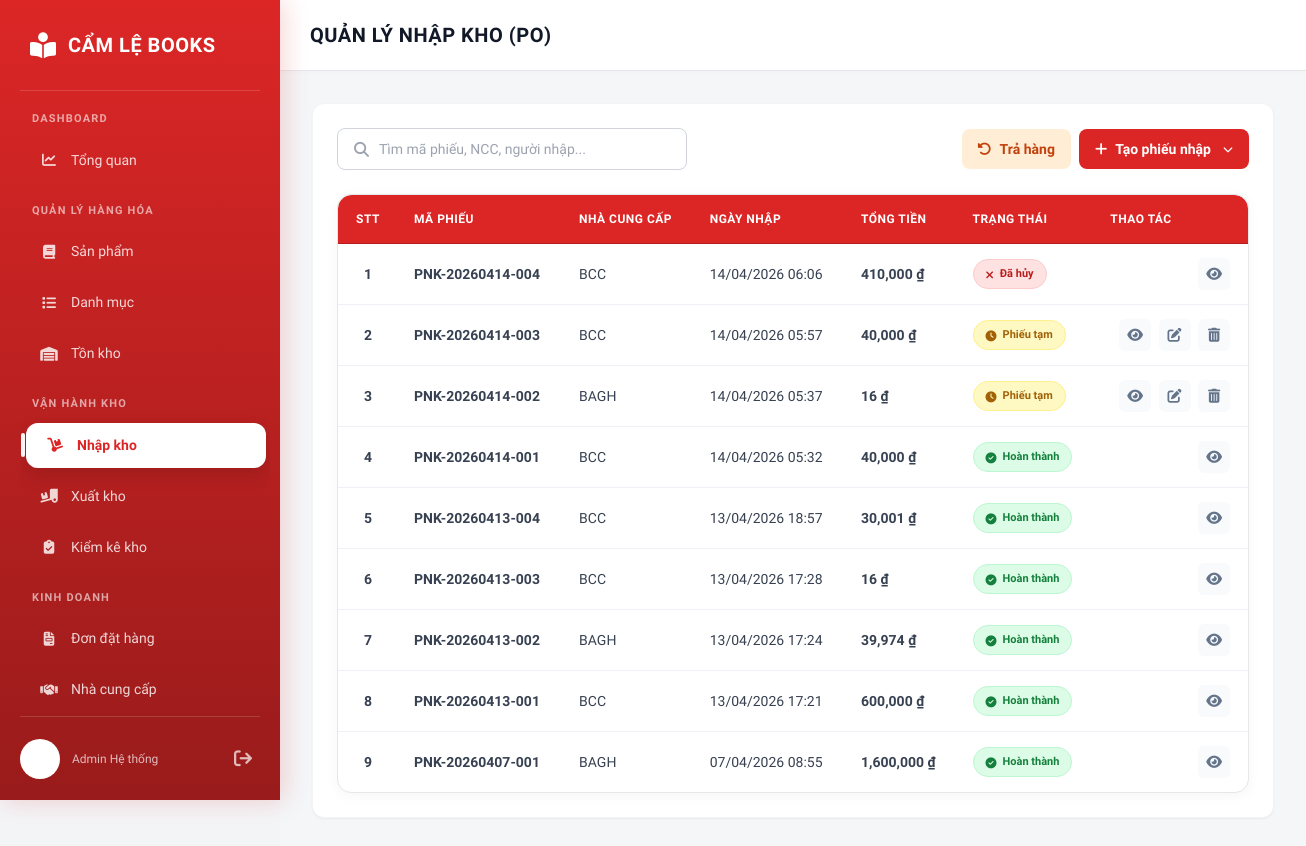
The page /nhapkho/ on the database its author committed.
### inventory/models.py (models this page shows, shortened)
class NhapKho(models.Model):
    maPhieuNhap = models.CharField(max_length=50, primary_key=True)
    nhaCungCap = models.ForeignKey(NhaCungCap, on_delete=models.CASCADE)
    ngayNhap = models.DateTimeField()
    trangthaiNhap = models.IntegerField(default=0, choices=[(0, 'Phiếu tạm'), (1, 'Đã hoàn thành'), (-1, 'Đã hủy')])
    ghichu = models.TextField(null=True, blank=True)
    donDatHang = models.ForeignKey(DonDatHang, on_delete=models.SET_NULL, null=True)
    tongtienNhap = models.DecimalField(max_digits=15, decimal_places=2, validators=[MinValueValidator(0)])
    class Meta:
        constraints = [
            models.CheckConstraint(
                check=Q(trangthaiNhap__gte=-1),
                name='nk_trangthaiNhap_gte_minus_1'
            ),
            models.CheckConstraint(
                check=Q(tongtienNhap__gte=0),
                name='nk_tongtienNhap_gte_0'
            ),
        ]

class NhaCungCap(models.Model):
    maNCC = models.CharField(max_length=50, primary_key=True)
    tenNCC = models.CharField(max_length=255)
    soDienThoai = models.CharField(max_length=15)
    email = models.EmailField()
    diaChi = models.TextField()
    class Meta:
        constraints = [
            models.UniqueConstraint(fields=['soDienThoai'], name='ncc_unique_soDienThoai'),
            models.UniqueConstraint(fields=['email'], name='ncc_unique_email'),
        ]

### inventory/views/stock_views.py (the view, shortened to what this page needs)
# urls.py: path("nhapkho/", nhapkho, name="nhapkho"),
def nhapkho(request):
    inbound_records = NhapKho.objects.select_related('nhaCungCap').prefetch_related('phieunhap_ct_set__sanPham').order_by('-ngayNhap')
    suppliers = NhaCungCap.objects.all()
    products = SanPham.objects.select_related('danhMuc').all()
    pos = DonDatHang.objects.filter(trangThai=2).select_related('nhaCungCap').prefetch_related('dondathang_ct_set__sanPham')
    po_list = []
    return_records = TraHangNCC.objects.select_related('nhaCungCap', 'phieuNhap').all().order_by('-ngayTra')
    return render(request, 'inventory/inventory/stock_in_list.html', {
        'inbound_records': inbound_records,
        'return_records': return_records,
        'suppliers': suppliers,
        'products': products,
        'purchase_orders_json': json.dumps(po_list)
    })

### inventory/templates/inventory/inventory/stock_in_list.html (shortened to what this page needs)
{% load static %}
{% load humanize %}
<!DOCTYPE html>
<html lang="vi">
<head>
    <script src="https://cdn.tailwindcss.com"></script>
    <link rel="stylesheet" href="https://cdnjs.cloudflare.com/ajax/libs/font-awesome/6.4.0/css/all.min.css">
    <link rel="stylesheet" href="{% static 'css/0.0.style.css' %}">
</head>
<body>
  <nav class="sidebar" id="sidebar-container">
    {% include 'partials/sidebar.html' %}
  </nav>
  <main class="main-content">
        <div class="content-header">
            <h1>QUẢN LÝ NHẬP KHO (PO)</h1>
        </div>
        <div class="content-body p-8">
            <div id="importListView" class="view-section active">
                <div class="bg-white rounded-xl shadow-sm border border-gray-100 p-6">
                    <div class="flex flex-nowrap gap-3 items-center justify-between mb-6">
                        <div class="frm-search-box"><i class="fas fa-search"></i><input type="text" id="importSearchInput" placeholder="Tìm mã phiếu, NCC, người nhập..."></div>
                        <div class="flex gap-2">
                            <button onclick="switchView('returnListView')" class="bg-orange-100 hover:bg-orange-200 text-orange-700 px-4 py-2.5 rounded-lg text-sm font-semibold transition-colors flex items-center gap-2">
                                <i class="fa-solid fa-rotate-left"></i> Trả hàng
                            </button>
                            <div class="relative" id="createImportDropdownWrapper">
                                <button onclick="toggleCreateImportDropdown()" class="bg-primary hover:bg-red-700 text-white px-4 py-2.5 rounded-lg text-sm font-semibold transition-colors flex items-center gap-2">
                                    <i class="fa-solid fa-plus"></i> Tạo phiếu nhập <i class="fa-solid fa-chevron-down ml-1 text-[10px]"></i>
                                </button>
                            </div>
                        </div>
                    </div>
                    <div class="table-wrapper">
                        <table class="w-full text-left border-collapse min-w-[900px]">
                            <thead>
                                <tr class="bg-gray-50 border-y border-gray-200">
                                    <th width="60" class="py-4 px-4 font-bold text-sm text-primary uppercase text-center">STT</th>
                                    <th class="py-4 px-4 font-bold text-sm text-primary uppercase">Mã phiếu</th>
                                    <th class="py-4 px-4 font-bold text-sm text-primary uppercase">Nhà cung cấp</th>
                                    <th class="py-4 px-4 font-bold text-sm text-primary uppercase">Ngày nhập</th>
                                    <th class="py-4 px-4 font-bold text-sm text-primary uppercase">Tổng tiền</th>
                                    <th class="py-4 px-4 font-bold text-sm text-primary uppercase">Trạng thái</th>
                                    <th class="py-4 px-4 font-bold text-sm text-primary uppercase text-right">Thao tác</th>
                                </tr>
                            </thead>
                            <tbody id="importTableBody">
                                {% for record in inbound_records %}
                                <tr class="border-b border-gray-100 hover:bg-gray-50/50 transition-colors">
                                    <td class="py-4 px-4 text-gray-500 text-center font-bold">{{ forloop.counter }}</td>
                                    <td class="py-4 px-4 font-semibold text-gray-800">{{ record.maPhieuNhap }}</td>
                                    <td class="py-4 px-4 text-gray-600">{{ record.nhaCungCap.tenNCC }}</td>
                                    <td class="py-4 px-4 text-gray-600">{{ record.ngayNhap|date:"d/m/Y H:i" }}</td>
                                    <td class="py-4 px-4 font-bold text-gray-900">{{ record.tongtienNhap|floatformat:0|intcomma }} ₫</td>
                                    <td class="py-4 px-4">
                                        {% if record.trangthaiNhap == 1 %}
                                        <span class="inline-flex items-center gap-1.5 px-3 py-1.5 rounded-full text-[11px] font-bold bg-green-100 text-green-700 border border-green-200">
                                            <i class="fa-solid fa-circle-check"></i> Hoàn thành
                                        </span>
                                        {% elif record.trangthaiNhap == 0 %}
                                        <span class="inline-flex items-center gap-1.5 px-3 py-1.5 rounded-full text-[11px] font-bold bg-yellow-100 text-yellow-700 border border-yellow-200">
                                            <i class="fa-solid fa-clock"></i> Phiếu tạm
                                        </span>
                                        {% else %}
                                        <span class="inline-flex items-center gap-1.5 px-3 py-1.5 rounded-full text-[11px] font-bold bg-red-100 text-red-700 border border-red-200">
                                            <i class="fa-solid fa-times"></i> Đã hủy
                                        </span>
                                        {% endif %}
                                    </td>
                                    <td class="py-4 px-4 text-right">
                                        <div class="action-icons">
                                            <i class="fa-solid fa-eye" onclick="openImportDetail('{{ record.maPhieuNhap }}')" title="Xem chi tiết"></i>
                                            {% if record.trangthaiNhap == 0 %}
                                            <i class="fa-solid fa-edit" onclick="openEditImport('{{ record.maPhieuNhap }}')" title="Chỉnh sửa"></i>
                                            <i class="fa-solid fa-trash-can" onclick="deleteImport('{{ record.maPhieuNhap }}')" title="Hủy phiếu"></i>
                                            {% endif %}
                                        </div>
                                    </td>
                                </tr>
                                {% empty %}
                                <tr><td colspan="7" class="text-center py-10">Không có phiếu nhập kho nào</td></tr>
                                {% endfor %}
                            </tbody>
                        </table>
                    </div>
                </div>
            </div>
        </div>
  </main>
</body>
</html>

### static/css/0.0.style.css (style rules this page uses)
:root { --primary-main: #dc2626; --primary-dark: #b91c1c; --sidebar-bg: linear-gradient(180deg, #dc2626 0%, #991b1b 100%); --primary-soft: rgba(255, 255, 255, 0.15); --text-white: #ffffff; --bg-body: #f3f4f6; --card-bg: #ffffff; --radius: 10px; --shadow-card: 0 4px 6px -1px rgba(0, 0, 0, 0.1), 0 2px 4px -1px rgba(0, 0, 0, 0.06); --sidebar-width: 280px; --table-border: #e5e7eb; --table-border-soft: #eef2f7; --table-head-bg: #dc2626; --table-head-border: #b91c1c; --table-head-text: #ffffff; --table-row-hover: #fff7f7; --table-cell-py: 14px; --table-cell-px: 16px; --table-radius: 14px; }
* { margin: 0; padding: 0; box-sizing: border-box; font-family: 'Plus Jakarta Sans', sans-serif; }
body { background-color: var(--bg-body); display: flex; min-height: 100vh; color: #1f2937; }
.sidebar { width: var(--sidebar-width); background: var(--sidebar-bg); color: white; padding: 20px; display: flex; flex-direction: column; position: fixed; height: 100vh; z-index: 100; box-shadow: 4px 0 24px rgba(220, 38, 38, 0.2); }
.main-content { margin-left: var(--sidebar-width); flex-grow: 1; display: flex; flex-direction: column; }
.content-header { background: white; padding: 20px 30px; border-bottom: 1px solid #e5e7eb; box-shadow: 0 2px 4px rgba(0,0,0,0.02); display: flex; align-items: center; position: sticky; top: 0; z-index: 90; }
.content-header h1 { font-size: 1.25rem; font-weight: 800; color: #111827; margin: 0; text-transform: uppercase; letter-spacing: 0.5px; }
.content-body { padding: 30px; }
.table-wrapper { background: #fff; border-radius: var(--table-radius); padding: 0; border: 1px solid var(--table-border); box-shadow: 0 3px 14px rgba(15, 23, 42, 0.04); overflow: auto; }
.main-content table, .modal-overlay table, .modal table { width: 100%; border-collapse: separate; border-spacing: 0; }
.main-content table thead th, .modal-overlay table thead th, .modal table thead th { text-align: left; padding: var(--table-cell-py) var(--table-cell-px) !important; background: var(--table-head-bg) !important; color: var(--table-head-text) !important; font-weight: 700 !important; font-size: 12px; text-transform: uppercase; letter-spacing: 0.04em; border-bottom: 1px solid var(--table-head-border) !important; white-space: nowrap; }
.main-content table tbody td, .modal-overlay table tbody td, .modal table tbody td { padding: var(--table-cell-py) var(--table-cell-px) !important; border-bottom: 1px solid var(--table-border-soft) !important; color: #374151; font-size: 14px; vertical-align: middle; }
.main-content table tbody tr:last-child td, .modal-overlay table tbody tr:last-child td, .modal table tbody tr:last-child td { border-bottom: none !important; }
.table-wrapper table thead th { position: sticky; top: 0; z-index: 6; }
.table-wrapper table thead th:first-child { border-top-left-radius: var(--table-radius); }
.table-wrapper table thead th:last-child { border-top-right-radius: var(--table-radius); }
.table-wrapper { overflow-x: auto; }
.bg-white { background-color: #fff !important; }
.text-center { text-align: center !important; }
.frm-search-box { display: inline-flex; align-items: center; background: #fff; border: 1px solid #d1d5db; border-radius: 8px; padding: 0 16px; height: 42px; width: 100%; min-width: 220px; max-width: 350px; transition: border-color 0.2s; position: relative; }
.frm-search-box i { color: #9ca3af; font-size: 15px; margin-right: 10px; }
.frm-search-box input { border: none; outline: none; background: transparent; width: 100%; color: #374151; font-size: 14px; padding: 0; box-shadow: none; }
.frm-search-box input::placeholder { color: #9ca3af; font-weight: normal; }

### inventory/templates/inventory/inventory/stock_in_list.html (style rules this page uses)
.main-content { background-color: #F4F6F8; min-height: 100vh; }
.table-wrapper { overflow-x: auto; }
.action-icons i { width: 32px; height: 32px; border-radius: 6px; display: inline-flex; align-items: center; justify-content: center; cursor: pointer; transition: 0.2s; background: #f8fafc; color: #64748b; margin: 0 2px; }
.view-section { display: none; }
.view-section.active { display: block; }

### rows shown on the page
NhapKho: maPhieuNhap "PNK-20260414-004", nhaCungCap.tenNCC "BCC", ngayNhap "14/04/2026 06:06", tongtienNhap "410,000", trangthaiNhap "Đã hủy"
NhapKho: maPhieuNhap "PNK-20260414-003", nhaCungCap.tenNCC "BCC", ngayNhap "14/04/2026 05:57", tongtienNhap "40,000", trangthaiNhap 0 (drawn)
NhapKho: maPhieuNhap "PNK-20260414-002", nhaCungCap.tenNCC "BAGH", ngayNhap "14/04/2026 05:37", tongtienNhap "16", trangthaiNhap 0 (drawn)
NhapKho: maPhieuNhap "PNK-20260414-001", nhaCungCap.tenNCC "BCC", ngayNhap "14/04/2026 05:32", tongtienNhap "40,000", trangthaiNhap 1 (drawn)
NhapKho: maPhieuNhap "PNK-20260413-004", nhaCungCap.tenNCC "BCC", ngayNhap "13/04/2026 18:57", tongtienNhap "30,001", trangthaiNhap 1 (drawn)
NhapKho: maPhieuNhap "PNK-20260413-003", nhaCungCap.tenNCC "BCC", ngayNhap "13/04/2026 17:28", tongtienNhap "16", trangthaiNhap 1 (drawn)
NhapKho: maPhieuNhap "PNK-20260413-002", nhaCungCap.tenNCC "BAGH", ngayNhap "13/04/2026 17:24", tongtienNhap "39,974", trangthaiNhap 1 (drawn)
NhapKho: maPhieuNhap "PNK-20260413-001", nhaCungCap.tenNCC "BCC", ngayNhap "13/04/2026 17:21", tongtienNhap "600,000", trangthaiNhap 1 (drawn)
NhapKho: maPhieuNhap "PNK-20260407-001", nhaCungCap.tenNCC "BAGH", ngayNhap "07/04/2026 08:55", tongtienNhap "1,600,000", trangthaiNhap 1 (drawn)
